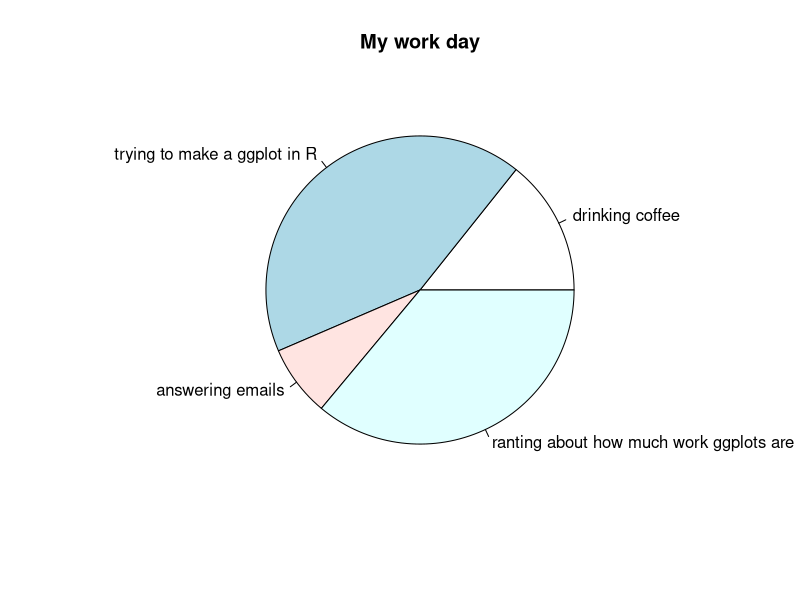

The R script that drew this image:
#
# Lauras Workdays --------------------------------------------------------------
#

# Create data for the graph.
x <- c(21, 62, 11, 53)
labels <- c("drinking coffee", "trying to make a ggplot in R", "answering emails", "ranting about how much work ggplots are")


# Plot the chart.
pie(x,labels, main = "My work day")

